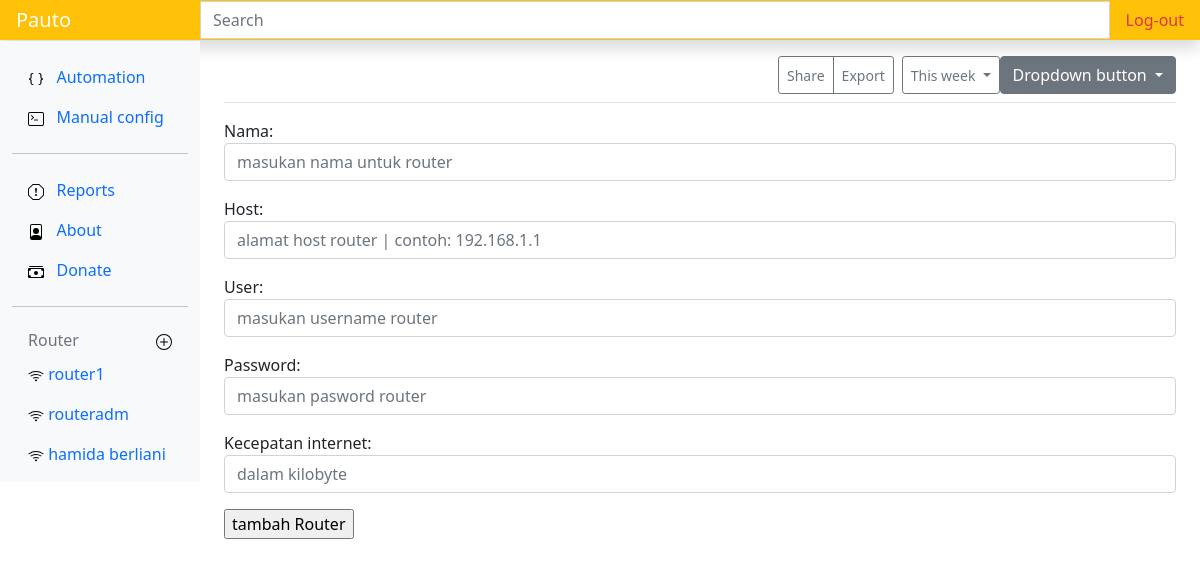
Page /addrouter (signed in) on the earlier database version.
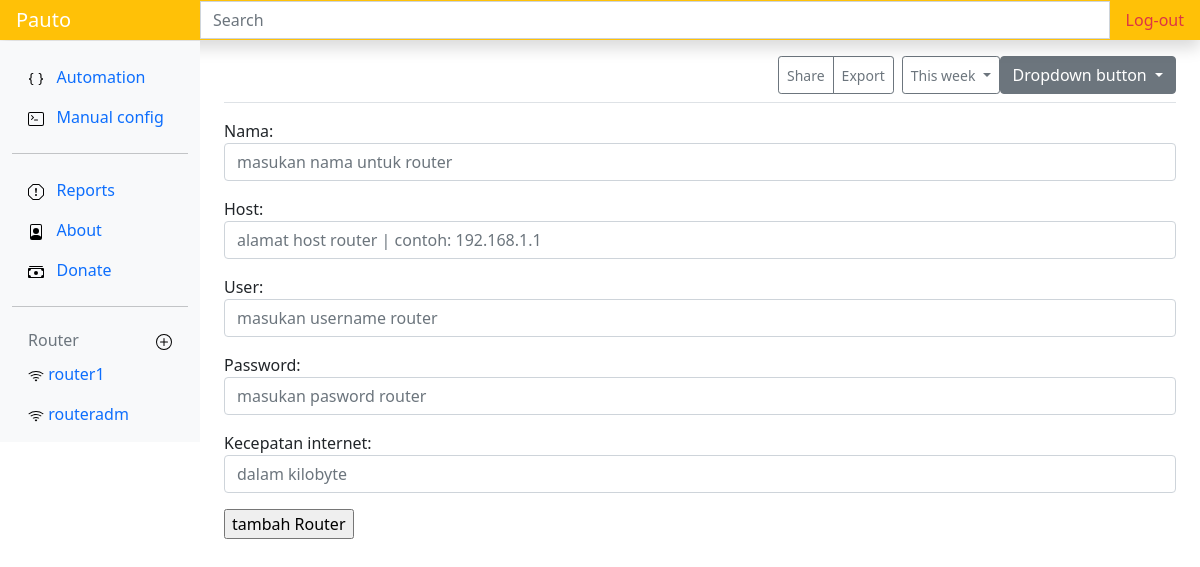
Same page on the later database version.
### netauto/models.py (models this page shows, shortened)
class Routerm(models.Model):
    nama = models.CharField(max_length=50)
    host = models.CharField(max_length=50)
    user = models.CharField(max_length=30)
    password = models.CharField(max_length=50, blank=True)
    kecepatan_internet = models.IntegerField(blank=True)
    pub_date = models.DateField(auto_now=True)
    pass

### netauto/views.py (the view)
# urls.py: path('addrouter',views.addrouter, name='addrouter'),
@login_required(login_url=settings.LOGIN_URL)
def addrouter(request):
    router=Routerm.objects.all()
    form = RoutermForm
    context = {
        'formk' : form,
        'router': router
    }
    return render(request, "addrouter.html", context)
    pass

### netauto/templates/addrouter.html (shortened to what this page needs)
{% extends 'base.html' %}
{% load static %}
{% block content %}
    <form action="{% url 'addr' %}" method="post">
        {{formk.as_p}}
        <input type="submit" value="tambah Router">
    </form>
{% endblock content %}
{% block router %}
   {% for router in router %}
        <li class="nav-item">
        <a class="nav-link" href="{% url 'router' router.id %}">
            <img src="{% static 'icons/wifi.svg' %}" alt="">
            {{router.nama}}
        </a>
    </li>
    {% endfor %}
{% endblock router %}

Differences in the rows shown:
removed Routerm: nama "hamida berliani"
